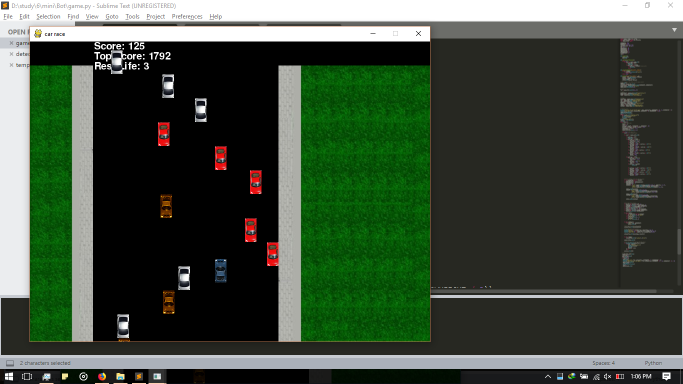
#> input picture main2.png, 1366 x 768 px (shown at 1/2 size)
$ python detectcar.py
#> lines starting #> are read from the running program, lines starting #| are printed output that depends on the picture; after the words box and inside, x2 and y2 are one past the last pixel; in counts of white or black regions, pixels touching at a corner belong together
import cv2
import numpy as np
from matplotlib import pyplot as plt

img_rgb = cv2.imread('main2.png')
#> img_rgb is the input picture: shape (768, 1366, 3); mean B, G, R 60.2, 77.2, 62.6
img_gray = cv2.cvtColor(img_rgb, cv2.COLOR_BGR2GRAY)
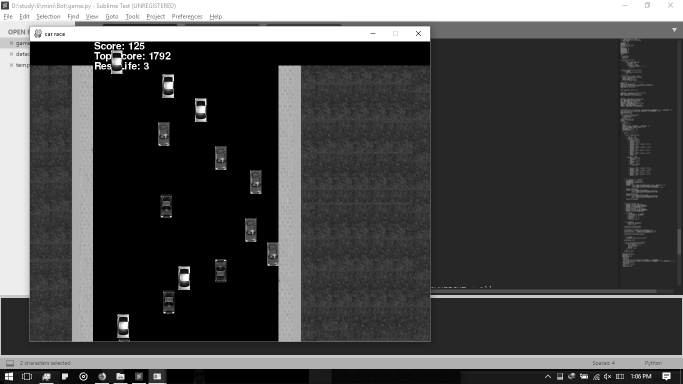
#> img_gray: shape (768, 1366) (shown at 1/2 size); min 0, max 255, mean 70.9
template = cv2.imread('image/car4.png',0)
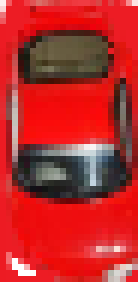
#> input picture image/car4.png, 23 x 47 px (shown 6 times larger)
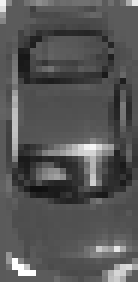
#> template: shape (47, 23) (shown 6 times larger); min 16, max 255, mean 85.7
w, h = template.shape[::-1]
#> w = 23; h = 47

res = cv2.matchTemplate(img_gray,template,cv2.TM_CCOEFF_NORMED)
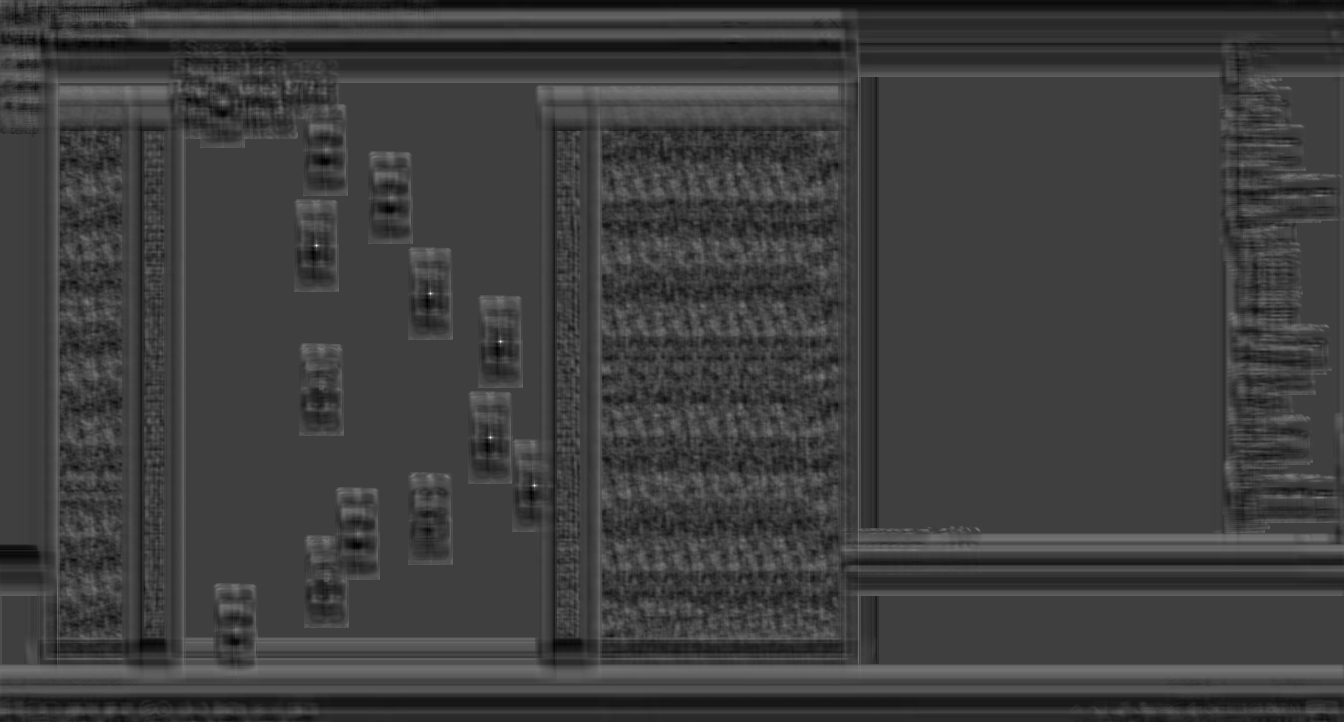
#> res: shape (722, 1344) float32; min -0.329, max 1, mean -0.00241; drawn with min black and max white
threshold = 0.8
loc = np.where( res >= threshold)
#> loc = ([245, 293, 341, 437, 485], [316, 430, 500, 490, 534])
for pt in zip(*loc[::-1]):
    cv2.rectangle(img_rgb, pt, (pt[0] + w, pt[1] + h), (0,255,255), 2)
#> this loop made 5 passes
#> pt on passes 1 to 5: (316, 245), (430, 293), (500, 341), (490, 437), (534, 485)
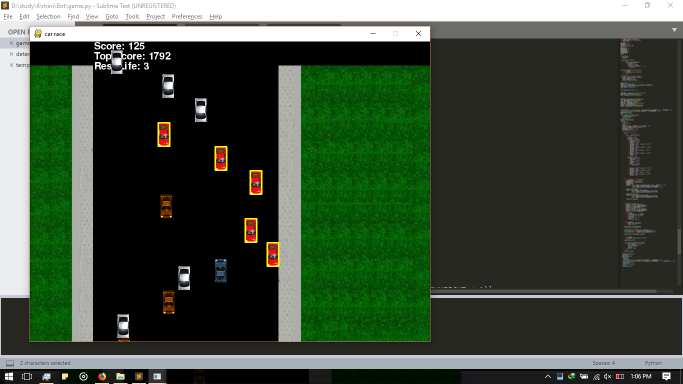
#> img_rgb: shape (768, 1366, 3) (shown at 1/2 size); 0.2% of pixels changed, all inside (x1, y1, x2, y2) = (315, 244, 559, 534)

cv2.imwrite('res.png',img_rgb)
while (True):
    cv2.imshow("window",img_rgb)
    if cv2.waitKey(25) & 0xFF == ord('q'):
#> (key q is pressed here)
#> (the run stopped early here; a loop or call above may not have finished)
